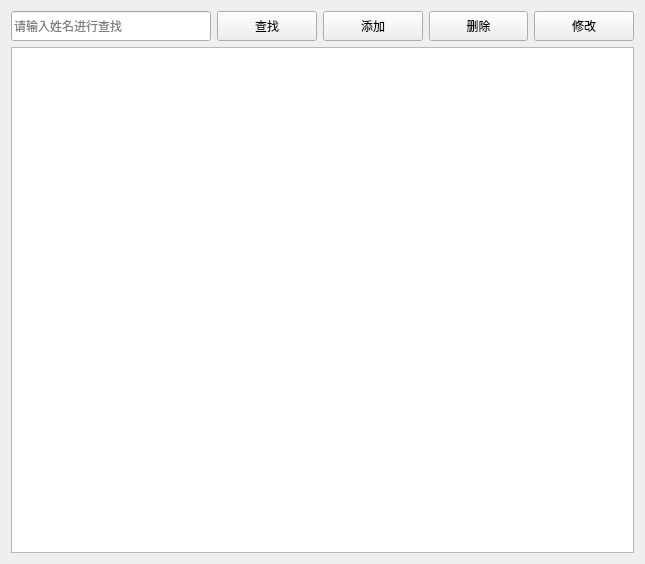
<?xml version="1.0" encoding="UTF-8"?>
<ui version="4.0">
 <class>PatientView</class>
 <widget class="QWidget" name="PatientView">
  <property name="geometry">
   <rect>
    <x>0</x>
    <y>0</y>
    <width>645</width>
    <height>564</height>
   </rect>
  </property>
  <property name="windowTitle">
   <string>患者管理</string>
  </property>
  <layout class="QVBoxLayout" name="verticalLayout">
   <item>
    <layout class="QHBoxLayout" name="horizontalLayout">
     <item>
      <widget class="QLineEdit" name="txtSearch">
       <property name="sizePolicy">
        <sizepolicy hsizetype="Preferred" vsizetype="Fixed">
         <horstretch>0</horstretch>
         <verstretch>0</verstretch>
        </sizepolicy>
       </property>
       <property name="minimumSize">
        <size>
         <width>200</width>
         <height>30</height>
        </size>
       </property>
       <property name="maximumSize">
        <size>
         <width>16777215</width>
         <height>16777215</height>
        </size>
       </property>
       <property name="placeholderText">
        <string>请输入姓名进行查找</string>
       </property>
      </widget>
     </item>
     <item>
      <widget class="QPushButton" name="btSearch">
       <property name="minimumSize">
        <size>
         <width>0</width>
         <height>30</height>
        </size>
       </property>
       <property name="text">
        <string>查找</string>
       </property>
       <property name="icon">
        <iconset resource="lab4.qrc">
         <normaloff>:/img/search.png</normaloff>:/img/search.png</iconset>
       </property>
      </widget>
     </item>
     <item>
      <widget class="QPushButton" name="btAdd">
       <property name="minimumSize">
        <size>
         <width>0</width>
         <height>30</height>
        </size>
       </property>
       <property name="text">
        <string>添加</string>
       </property>
       <property name="icon">
        <iconset resource="lab4.qrc">
         <normaloff>:/img/new.png</normaloff>:/img/new.png</iconset>
       </property>
      </widget>
     </item>
     <item>
      <widget class="QPushButton" name="btDelete">
       <property name="minimumSize">
        <size>
         <width>0</width>
         <height>30</height>
        </size>
       </property>
       <property name="text">
        <string>删除</string>
       </property>
       <property name="icon">
        <iconset resource="lab4.qrc">
         <normaloff>:/img/delete.png</normaloff>:/img/delete.png</iconset>
       </property>
      </widget>
     </item>
     <item>
      <widget class="QPushButton" name="btEdit">
       <property name="minimumSize">
        <size>
         <width>0</width>
         <height>30</height>
        </size>
       </property>
       <property name="text">
        <string>修改</string>
       </property>
       <property name="icon">
        <iconset resource="lab4.qrc">
         <normaloff>:/img/edit.png</normaloff>:/img/edit.png</iconset>
       </property>
      </widget>
     </item>
    </layout>
   </item>
   <item>
    <widget class="QTableView" name="tableView"/>
   </item>
  </layout>
 </widget>
 <resources>
  <include location="lab4.qrc"/>
 </resources>
 <connections/>
</ui>
